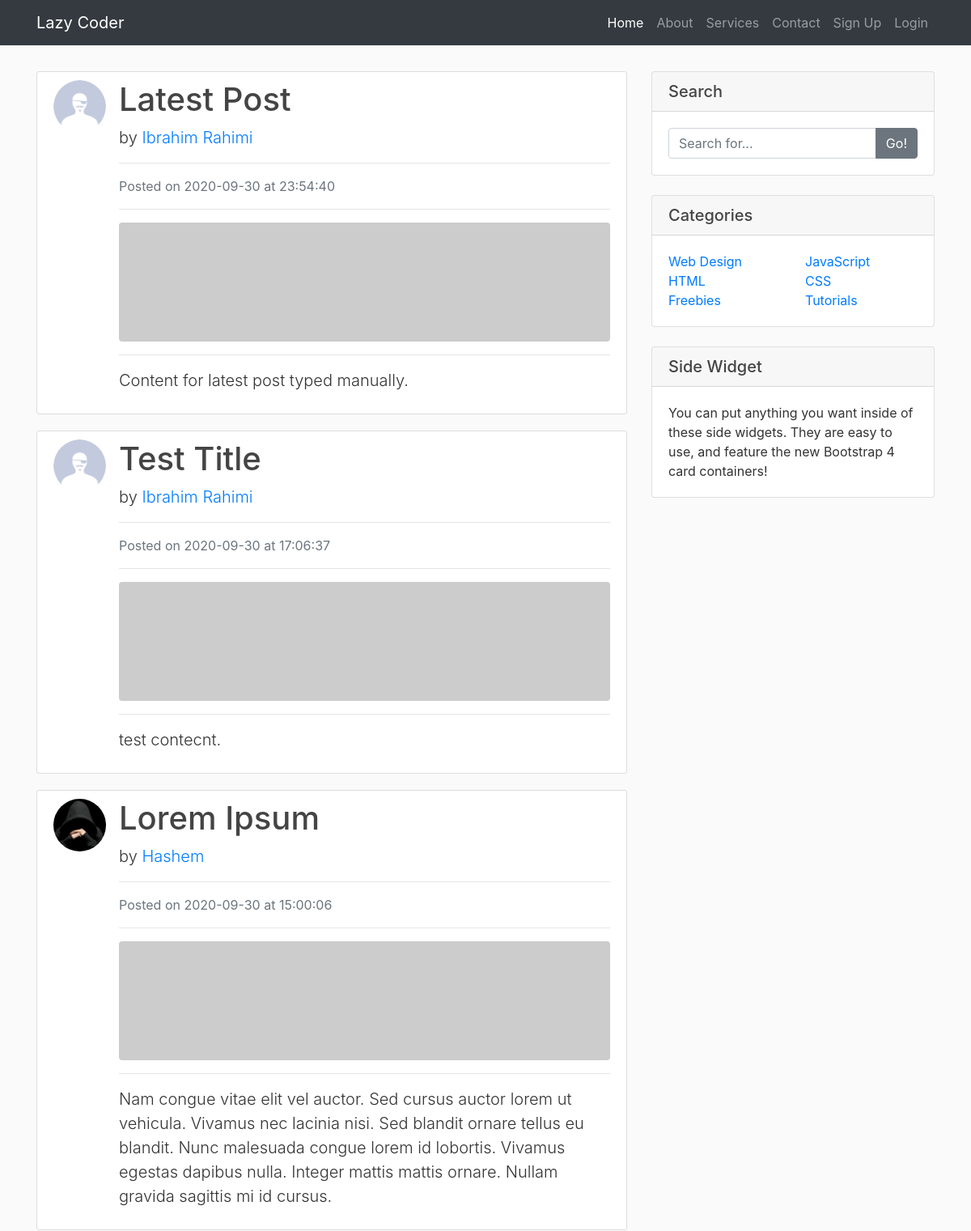
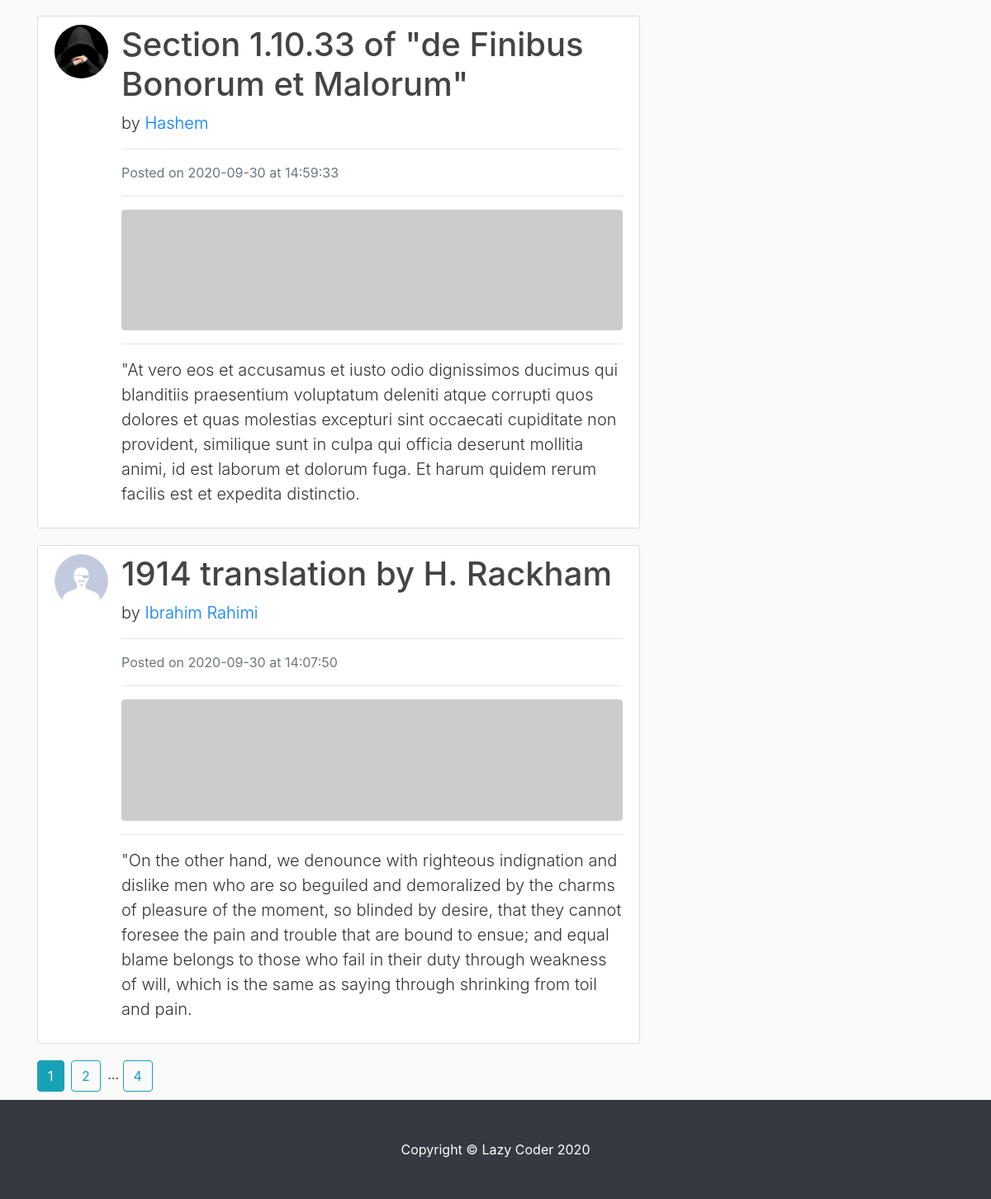
The page /home on the database its author committed (2 pictures, top to bottom).
### blog/models.py (models this page shows, shortened)
class Post(db.Model):
    id = db.Column(db.Integer, primary_key=True)
    title = db.Column(db.String(100), nullable=True)
    date_posted = db.Column(db.DateTime, nullable=False, default=datetime.utcnow)
    content = db.Column(db.Text, nullable=False)
    user_id = db.Column(db.Integer, db.ForeignKey('user.id'), nullable=False)

class User(db.Model, UserMixin):
    id = db.Column(db.Integer, primary_key=True)
    username = db.Column(db.String(255), unique=True, nullable=False)
    email = db.Column(db.String(255), unique=True, nullable=False)
    image_file = db.Column(db.String(20), nullable=False, default='default.jpg')
    password = db.Column(db.String(60), nullable = False)
    posts = db.relationship('Post', backref='author', lazy=True)

### blog/routes.py (the view)
@app.route('/')
@app.route('/home')
def home():
    page = request.args.get('page', 1, type=int)
    posts = Post.query.order_by(Post.date_posted.desc()).paginate(page=page, per_page=5)
    return render_template('home.html', posts=posts)

### blog/templates/home.html
{% extends "layout.html" %}
{% block content %}
    {% for post in posts.items %}
        <div class="media content-section">
            <img class="rounded-circle article-img" src="{{ url_for('static', filename='profiles/' + post.author.image_file) }}" alt="">
            <div class="media-body">
                <h1>
                    <a href="{{ url_for('post', post_id=post.id) }}" class="article-title">
                        {{ post.title }}
                    </a>
                </h1>
                <p class="lead">
                    by <a href="#">{{ post.author.username }}</a>
                </p>
                <hr>
                <p class="text-muted">Posted on {{ post.date_posted.strftime('%Y-%m-%d') }} at {{ post.date_posted.strftime('%H:%M:%S') }}</p>
                <hr>
                <img class="img-fluid rounded" src="http://placehold.it/620x150" alt="">
                <hr>
                <p class="lead">{{ post.content }}</p>
            </div>
        </div>
    {% endfor %}
    {% for page_num in posts.iter_pages(left_edge=1, right_edge=1, left_current=1, right_current=2) %}
        {% if page_num %}
            {% if posts.page == page_num %}
                <a href="{{ url_for('home', page=page_num) }}" class="btn btn-info mr-1">{{ page_num }}</a>
            {% else %}
                <a href="{{ url_for('home', page=page_num) }}" class="btn btn-outline-info mr-1">{{ page_num }}</a>
            {% endif %}
        {% else %}
            ...
        {% endif %}
    {% endfor %}
{% endblock content %}
{% block sidebar %}
    <div class="card my-2">
        <h5 class="card-header">Search</h5>
        <div class="card-body">
            <div class="input-group">
                <input type="text" class="form-control" placeholder="Search for...">
                <span class="input-group-append">
                <button class="btn btn-secondary" type="button">Go!</button>
                </span>
            </div>
        </div>
    </div>
    <div class="card my-4">
        <h5 class="card-header">Categories</h5>
        <div class="card-body">
            <div class="row">
                <div class="col-lg-6">
                    <ul class="list-unstyled mb-0">
                        <li>
                            <a href="#">Web Design</a>
                        </li>
                        <li>
                            <a href="#">HTML</a>
                        </li>
                        <li>
                            <a href="#">Freebies</a>
                        </li>
                    </ul>
                </div>
                <div class="col-lg-6">
                    <ul class="list-unstyled mb-0">
                        <li>
                            <a href="#">JavaScript</a>
                        </li>
                        <li>
                            <a href="#">CSS</a>
                        </li>
                        <li>
                            <a href="#">Tutorials</a>
                        </li>
                    </ul>
                </div>
            </div>
        </div>
    </div>
    <div class="card my-4">
        <h5 class="card-header">Side Widget</h5>
        <div class="card-body">
            You can put anything you want inside of these side widgets. They are easy to use, and feature the new Bootstrap 4 card containers!
        </div>
    </div>
{% endblock sidebar %}

### blog/templates/layout.html (shortened to what this page needs)
<!DOCTYPE html>
<html lang="en">
<head>
    <link rel="stylesheet" href="https://stackpath.bootstrapcdn.com/bootstrap/4.3.1/css/bootstrap.min.css">
    <link rel="stylesheet" type="text/css" href="{{ url_for('static', filename='main.css') }}">
</head>
<body>
    <nav class="navbar navbar-expand-lg navbar-dark bg-dark fixed-top">
        <div class="container">
            <a class="navbar-brand" href="{{ url_for('home') }}">Lazy Coder</a>
            <div class="collapse navbar-collapse" id="navbarResponsive">
                <ul class="navbar-nav ml-auto">
                    <li class="nav-item active">
                        <a class="nav-link" href="{{ url_for('home') }}">Home
                        </a>
                    </li>
                    <li class="nav-item">
                        <a class="nav-link" href="{{ url_for('about') }}">About</a>
                    </li>
                    <li class="nav-item">
                        <a class="nav-link" href="{{ url_for('service') }}">Services</a>
                    </li>
                    <li class="nav-item">
                        <a class="nav-link" href="{{ url_for('contact') }}">Contact</a>
                    </li>
                    {% if current_user.is_authenticated %}
                        <li class="nav-item">
                            <a class="nav-link" href="{{ url_for('create_post') }}">Add Post</a>
                        </li>
                        <li class="nav-item"><li class="nav-item">
                            <a class="nav-link" href="{{ url_for('account') }}">Account</a>
                        </li>
                            <a class="nav-link" href="{{ url_for('logout') }}">Logout</a>
                        </li>
                    {% else %}
                        <li class="nav-item">
                            <a class="nav-link" href="{{ url_for('signup') }}">Sign Up</a>
                        </li>
                        <li class="nav-item">
                            <a class="nav-link" href="{{ url_for('login') }}">Login</a>
                        </li>
                    {% endif %}
                </ul>
            </div>
        </div>
    </nav>
    <div class="container">
        <div class="row">
            <div class="col-lg-8 mt-2" style="margin-bottom: 130px;">
                {% block content %} {% endblock content %}
            </div>
            <div class="col-md-4">
                {% block sidebar %} {% endblock sidebar %}
            </div>
        </div>
    </div>
    <footer class="py-5 bg-dark">
        <div class="container">
            <p class="m-0 text-center text-white">Copyright &copy; Lazy Coder 2020</p>
        </div>
    </footer>
</body>
</html>

### blog/static/main.css (style rules this page uses)
body { background: #fafafa; color: #333333; margin-top: 5rem; }
h1, h2, h3, h4, h5, h6 { color: #444444; }
.content-section { background: #ffffff; padding: 10px 20px; border: 1px solid #dddddd; border-radius: 3px; margin-bottom: 20px; }
.article-title { color: #444444; }
.article-img { height: 65px; width: 65px; margin-right: 16px; }
footer { position: fixed; left: 0; bottom: 0; width: 100%; }

### rows shown on the page
Post: image_file (picture), title "Latest Post", author.username "Ibrahim Rahimi", date_posted "2020-09-30", date_posted "23:54:40", content "Content for latest post typed manually."
Post: image_file (picture), title "Test Title", author.username "Ibrahim Rahimi", date_posted "2020-09-30", date_posted "17:06:37", content "test contecnt."
Post: image_file (placeholder picture), title "Lorem Ipsum", author.username "Hashem", date_posted "2020-09-30", date_posted "15:00:06", content "Nam congue vitae elit vel auctor. Sed cursus auctor lorem ut vehicula. Vivamus nec lacinia nisi. Sed blandit ornare tellus eu blandit. Nunc malesuada congue lorem id lobortis. Vivamus egestas dapibus nulla. Integer mattis mattis ornare. Nullam gravida sagittis mi id cursus."
Post: image_file (placeholder picture), title "Section 1.10.33 of \"de Finibus Bonorum et Malorum\"", author.username "Hashem", date_posted "2020-09-30", date_posted "14:59:33", content "\"At vero eos et accusamus et iusto odio dignissimos ducimus qui blanditiis praesentium voluptatum deleniti atque corrupti quos dolores et quas molestias excepturi sint occaecati cupiditate non provident, similique sunt in culpa qui officia deserunt mollitia animi, id est laborum et dolorum fuga. Et harum quidem rerum facilis est et expedita distinctio."
Post: image_file (picture), title "1914 translation by H. Rackham", author.username "Ibrahim Rahimi", date_posted "2020-09-30", date_posted "14:07:50", content "\"On the other hand, we denounce with righteous indignation and dislike men who are so beguiled and demoralized by the charms of pleasure of the moment, so blinded by desire, that they cannot foresee the pain and trouble that are bound to ensue; and equal blame belongs to those who fail in their duty through weakness of will, which is the same as saying through shrinking from toil and pain."

### other values the page prints
{{ page_num }} "1"
{{ page_num }} "2" "4"
